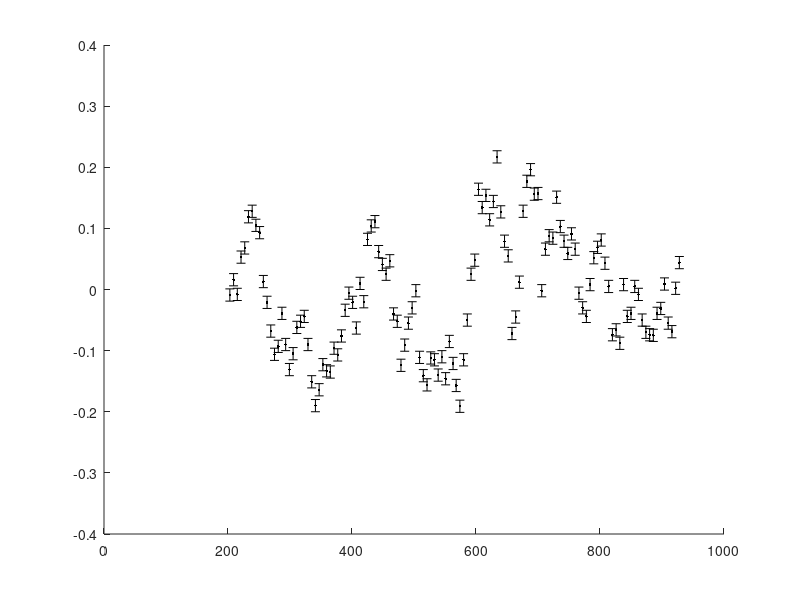

Write the MATLAB code that produced this figure. (Note: this script raises an error after producing the figure.)
clear all
close all

% set fontsize
fs = 10

% optimisation options
options = optimset('MaxFunEvals',10000,'Algorithm','interior-point','Display','iter');

% read data
disp('Reading data..')
disp(' ')

fid = fopen('lensed_quasar_data.txt');

table = textscan(fid,'%f %f %f %f %f','CommentStyle','#');
fclose(fid);

ts = table{1};
y1s = table{2};
y2s = table{4};
nobs = length(ts);

y1errs = table{3};
y2errs = table{5};

figure(1)
errorbar(ts, y1s,y1errs,'.k','MarkerSize',20)
hold on
errorbar(ts, y2s,y2errs,'.b','MarkerSize',20)
hold off
title('Doubly Imaged Quasar Time Series','FontSize',fs)
xlabel('Days','FontSize',fs)
ylabel('Magnitude','Fontsize',fs)
set(gca,'YDir','Reverse')
legend({'y1(t)','y2(t)'},'Location','NorthEast','FontSize',fs)

%%
dm_guess = 0.1
dt_guess = 70

figure(11)
errorbar(ts, y1s,y1errs,'.k','MarkerSize',20)
hold on
errorbar(ts-dt_guess, y2s-dm_guess,y2errs,'.b','MarkerSize',20)
hold off
title(['Doubly Quasar Time Series - deshifted guess: \Delta t= ' num2str(dt_guess),' : \Delta m= ' num2str(dm_guess)],'FontSize',fs);
xlabel('Days','FontSize',fs)
ylabel('Magnitude','FontSize',fs)
set(gca,'YDir','Reverse')
legend({'y1(t)','y2(t-dt)-dm'},'Location','NorthEast','FontSize',fs)


%% fit OU process to y1 data

disp('Fitting OU to y1')
disp(' ')

obj_ou1 = @(pp) -1*loglkhd_ou_process(y1s,y1errs,ts,pp(1),pp(2),pp(3));

start = [-100,10,1000]';
obj_ou1(start);

lb = [-Inf,1e-6,1e-6]';
ub = Inf(3,1);

[out,fval,exitflag,output,lambda,grad,hessian] = fmincon(obj_ou1,start,[],[],[],[],lb,ub,[],options);

minval = fval
fit_ou_pars1 = out;

c1 = fit_ou_pars1(1)
A1 = fit_ou_pars1(2)
tau1 = fit_ou_pars1(3)

tgrid = (100:1:1000)';
T_grid_mat = tgrid(:,ones(1,length(tgrid)));

% plot GP prior draws vs. dataset y1
figure(2)
for i=1:3
  rand_lc = mvnrnd(tgrid*0+c1, A1^2 *exp(-abs(T_grid_mat-T_grid_mat')/tau1));
  plot(tgrid,rand_lc,'LineWidth',1)
  hold on
end

errorbar(ts, y1s,y1errs,'.k','MarkerSize',20)
xlabel('Days','FontSize',fs)
ylabel('Magnitude','FontSize',fs)
set(gca,'YDir','Reverse','FontSize',fs)
title('Brightness Time Series y1(t) & GP Prior Draws','FontSize',fs)
hold off

%% compute posterior inference of GP curve for y1

disp('Compute GP posterior fit to y1')
disp(' ')

[condE,condCov] = gp_predict_ou(y1s,ts,y1errs,tgrid,c1,A1,tau1);

% plot dataset y1
figure(3)
errorbar(ts, y1s,y1errs,'.k','MarkerSize',20)
xlabel('Days','FontSize',fs)
ylabel('Magnitude','FontSize',fs)
set(gca,'YDir','Reverse')
title('Brightness Time Series y1(t) & GP Fit','FontSize',fs)
hold on

%plot posterior GP fit
plot(tgrid,condE,'-k','LineWidth',2)
[tvs,yvs] = errsnake(tgrid,[condE+sqrt(diag(condCov)),condE-sqrt(diag(condCov))]);
fill(tvs,yvs,[0.,0.5,0.5],'EdgeColor','none','FaceAlpha',0.5);
hold off

%% same thing for Y2

disp('Fitting OU to y2')
disp(' ')

obj_ou2 = @(pp) -1*loglkhd_ou_process(y2s,y2errs,ts,pp(1),pp(2),pp(3));
obj_ou2(start);

[out,fval,exitflag,output,lambda,grad,hessian] = fmincon(obj_ou2,start,[],[],[],[],lb,ub,[],options);

minval = fval
fit_ou_pars2 = out;

c2 = fit_ou_pars2(1)
A2 = fit_ou_pars2(2)
tau2 = fit_ou_pars2(3)

tgrid = (100:1:1000)';
T_grid_mat = tgrid(:,ones(1,length(tgrid)));

% plot GP prior draws vs. dataset y2
figure(4)
for i=1:3
  rand_lc = mvnrnd(tgrid*0+c2, A2^2 *exp(-abs(T_grid_mat-T_grid_mat')/tau2));
  plot(tgrid,rand_lc,'LineWidth',1)
  hold on
end

errorbar(ts, y2s,y2errs,'.k','MarkerSize',20)
xlabel('Days','FontSize',fs)
ylabel('Magnitude','FontSize',fs)
set(gca,'YDir','Reverse')
title('Brightness Time Series y2(t) & GP Prior Draws','FontSize',fs)
hold off

%% compute posterior inference of GP curve for y2
disp('Compute GP posterior fit to y2')
disp(' ')

[condE,condCov] = gp_predict_ou(y2s,ts,y2errs,tgrid,c2,A2,tau2);

% plot dataset y2
figure(5)
errorbar(ts, y2s, y2errs,'.k','MarkerSize',20)
xlabel('Days','FontSize',fs)
ylabel('Magnitude','FontSize',fs)
set(gca,'YDir','Reverse')
title('Brightness Time Series y2(t) & GP Fit','FontSize',fs)
hold on

%plot posterior GP fit
plot(tgrid,condE,'-k','LineWidth',2)
[tvs,yvs] = errsnake(tgrid,[condE+sqrt(diag(condCov)),condE-sqrt(diag(condCov))]);
fill(tvs,yvs,[0.,0.5,0.5],'EdgeColor','none','FaceAlpha',0.5);
hold off


%% preliminary estimates of parameters

disp('Preliminary Estimates of Parameters')
disp(' ')
% estimate mean level of OU process for y1
c_est = c1

% estimate of the overall difference in magnitudes 
% btw y2 relative to y1
dm_est = c2 - c1

% estimate the amplitude and timescale by averaging
% the (consistent) estimates from y1 and y2 separately
A_est = 0.5*( A1 + A2)
tau_est = 0.5*( tau1 + tau2)

%%
obj = @(pp) -1*loglkhd_timedelay(y1s,y1errs,y2s,y2errs,ts,pp(1),pp(2),pp(3),pp(4),pp(5));

%obj = @(pp) -1*loglkhd_timedelay(y1s,y1errs,y2s,y2errs,ts,pp(1),pp(2),pp(3),A_est,tau_est);

%obj = @(pp) -1*loglkhd_timedelay(y1s,y1errs,y2s,y2errs,ts,75,0.1,pp(1),pp(2),pp(3));
%obj = @(pp) -1*loglkhd_timedelay(y1s,y1errs,y2s,y2errs,ts,pp(1),pp(2),0,0.01,50);

start = [70,dm_est,c_est,A_est,tau_est]';
%start = [c_est,A_est,tau_est]';
%start = [70,dm_est,c_est];

obj(start)

lb = [-Inf,-Inf,-Inf,1e-6,1e-6]';
ub = Inf(5,1);

%lb = [-Inf,-Inf,-Inf]';
%ub = Inf(3,1);

%lb = [-Inf,1e-6,1e-6]';
%ub = Inf(3,1);

%lb = [-Inf, -Inf];
%ub = [Inf, Inf];

[out,fval,exitflag,output,lambda,grad,hessian] = fmincon(obj,start,[],[],[],[],lb,ub,[],options);

minval = fval;
fitpars = out;

dt_opt = fitpars(1)
dm_opt = fitpars(2)
c_opt = fitpars(3)
A_opt = fitpars(4)
tau_opt = fitpars(5)

fitpar_errs = sqrt(diag(inv(hessian)));
dt_err = fitpar_errs(1)
dm_err = fitpar_errs(2)
c_err = fitpar_errs(3)
A_err = fitpar_errs(4)
tau_err = fitpar_errs(5)

%% evaluate GP marginal likelihood as fcn of dt, dm

dm_grid = (0.085:0.001:0.115)';
dt_grid = (72:0.01:78)';

[X,Y] = meshgrid(dt_grid,dm_grid);

loglkhd_grid = X*0;

for i=1:length(dm_grid)
    for j=1:length(dt_grid)
        
        loglkhd_grid(i,j) = -1*obj([dt_grid(j),dm_grid(i),c_opt,A_opt,tau_opt]);
    end
end

loglkhd_grid = loglkhd_grid - max(max(loglkhd_grid));

%% make likelihood contours
figure(6)
contour(X,Y,exp(loglkhd_grid),[0.01,0.05:0.1:0.95,0.99],'LineWidth',2)
xlabel('Time Delay \Deltat','FontSize',fs)
ylabel('Mag Shift \Deltam','FontSize',fs)
title('Marginal Likelihood Contours','FontSize',fs)

%%  Profile Log Likelihood through dt with dm=dm_opt, c=c_opt, A=A_opt, tau=tau_opt
dt_grid = (65:0.2:85)';
loglkhd_dt_grid = dt_grid*0;

disp(' ')
disp('Computing Profile Likelihood')
for i=1:length(dt_grid)
    
    if mod(i,floor(length(dt_grid)*0.1))==0
        disp([num2str(i/length(dt_grid) * 100) '% Done!'])
    end
    
    obj_dt_prof = @(pp) -1*loglkhd_timedelay(y1s,y1errs,y2s,y2errs,ts,dt_grid(i),pp(1),pp(2),pp(3),pp(4));
    start = [dm_opt,c_opt,A_opt,tau_opt]';
    lb = [-Inf,-Inf,1e-6,1e-6]';
    ub = Inf(4,1);
    % optimisation options
    options_prof = optimset('MaxFunEvals',10000,'Algorithm','interior-point','Display','none');
    
    [out,fval,exitflag,output,lambda,grad,hessian] = fmincon(obj_dt_prof,start,[],[],[],[],lb,ub,[],options_prof);
    
    loglkhd_dt_grid(i) = -1*fval;
    %loglkhd_dt_grid(i) = -1*obj([dt_grid(i),dm_opt,c_opt,A_opt,tau_opt]);
end
loglkhd_dt_grid = loglkhd_dt_grid - max(max(loglkhd_dt_grid));
plot(dt_grid,loglkhd_dt_grid,'LineWidth',2)
xlabel('Time Delay \Deltat','FontSize',fs)
ylabel('Profile Likelihood','FontSize',fs)
ylim([-1000,10])

%% run Metropolis-within-Gibbs MCMC

n_mc = 1e3;
npars = 5;

acc = zeros(npars,1);

mc = zeros(n_mc,npars);

disp('Initialising MCMC ...')
disp(' ')

% initialise chain
%start = [73,dm_est,c_est]';
start = fitpars + fitpar_errs.*randn(npars,1);
theta = start
log_post_curr = -1*obj(theta)

mc(1,:) = theta;

% proposal jump scale in each dimension (dt, dm, c)
%jumps = [0.75; 0.01; 0.15];

% proposal jump scale in each dimension (dt, dm, c, A, tau)
%jumps = fitpar_errs;

jumps = [    
    6.8223
    0.0321
    0.0389
    0.0326
    0.8923
    ];

jumps = [    
    6.8223
    0.0321/2
    0.0389*3
    0.0326/2
    0.8923*20
    ];

tic;

for i=2:n_mc
   
   if mod(i,n_mc/10)==0
       disp(['i = ' num2str(i,'%.0f') ' : logpost = ' num2str(log_post_curr) ' : dt = ' num2str(theta(1))])
   end
   for j=1:length(jumps)
       
       theta_prop = theta;
       theta_prop(j) = theta(j) + jumps(j)*randn;
       
       log_post_prop = -1*obj(theta_prop);
       logr = log_post_prop - log_post_curr;
       
       if log(rand) < logr
           theta = theta_prop;
           acc(j) = acc(j)+1;
           log_post_curr = log_post_prop;
       else 
           % theta stays the same
       end
   end
   mc(i,:) = theta;
    
end

acc = acc/n_mc

runtime = toc

save('mcmc2020_5pars_1ch_.mat');

%% load pre-run MCMC chains (4)
%analyse chains

load('mcmc2020_5pars_all.mat','mc_all');

ac=autocorr(mc_all(:,5,1),1000)

corrtime = 1 + 2*sum(ac)

gr = mcmc_calcrhat(mc_all);


%% combine multiple mcmc chains
mc = mcmc_combine(mc_all,0.2*n_mc);

dt_est = mean(mc(:,1))
dm_est = mean(mc(:,2))
c_est = mean(mc(:,3))

%% plot deshifted lcs

figure(7)
errorbar(ts, y1s,y1errs,'.k','MarkerSize',20)
hold on
errorbar(ts-dt_est, y2s-dm_est,y2errs,'.b','MarkerSize',20)
hold off
title('Doubly Imaged Quasar Time Series - deshifted')
xlabel('Days')
ylabel('Magnitude')
set(gca,'YDir','Reverse')
legend({'y1(t)','y2(t-\Deltat) - \Deltam'},'Location','NorthEast')

%% posterior inference of latent light curve using combined time series

ys_comb = [y1s; y2s-dm_est];
ts_comb = [ts; ts-dt_est];
yerrs_comb = [y1errs; y2errs];

[condE,condCov] = gp_predict_ou(ys_comb,ts_comb,yerrs_comb,tgrid,c_est,A_est,tau_est);

hold on
plot(tgrid,condE,'-k','LineWidth',2)
[tvs,yvs] = errsnake(tgrid,[condE+sqrt(diag(condCov)),condE-sqrt(diag(condCov))]);
fill(tvs,yvs,[0.,0.5,0.5],'EdgeColor','none','FaceAlpha',0.5);
hold off

